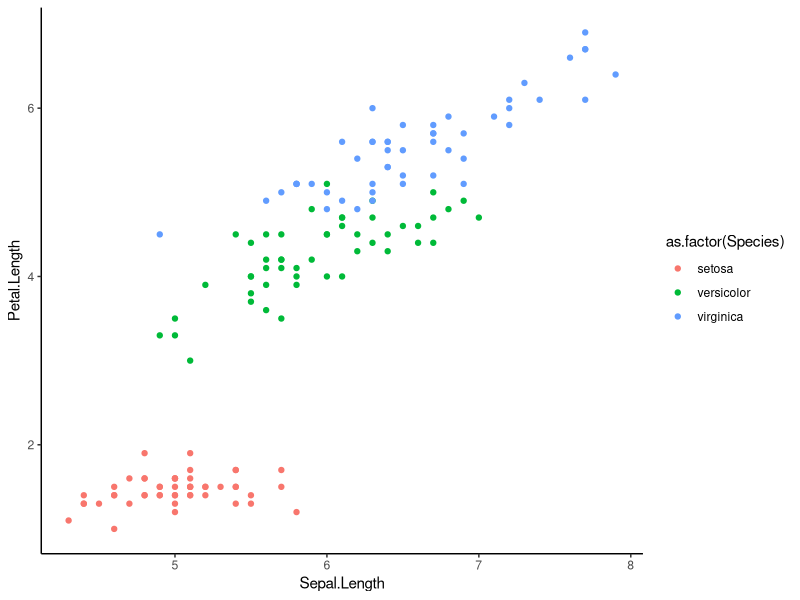

This figure's R source:
## ---- chunk 1
#| echo: false
library(ggplot2)
## ---- chunk 2
#| code-overflow: wrap
p1 = ggplot(data = iris, 
            aes(x = Sepal.Length, 
                y = Petal.Length, 
                color = as.factor(Species))) +
    geom_point() +
    theme_classic()
## ---- chunk 3
#| echo: false
p1
